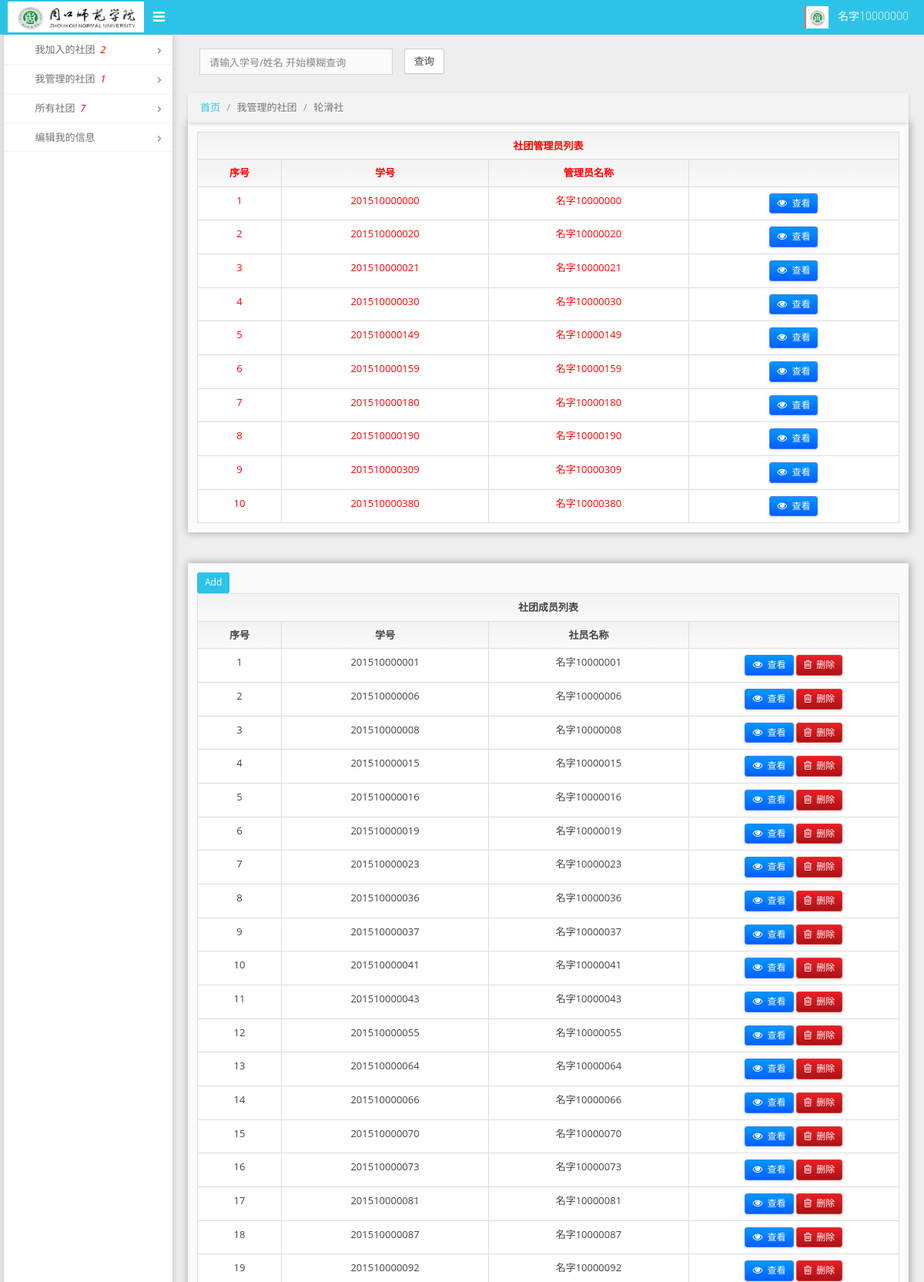
The page /club/manage/2/ (upper part) on the database its author committed.
### club/models.py (models this page shows)
class Member(models.Model):
    sid = models.CharField(unique=True, blank=False, null=False, max_length=12)
    name = models.CharField(max_length=16, null=True)
    password = models.CharField(blank=False, null=False, max_length=256, default=MEMBER_DEFAULT_PASSWORD)
    phone = models.CharField(max_length=11, null=True)
    qq = models.CharField(max_length=11, null=True)
    icon = models.CharField(max_length=256, null=True)
    token = models.CharField(max_length=256, null=True)
    is_delete = models.BooleanField(default=False)
    club = models.ManyToManyField(Club, related_name='member_club')
    admin = models.ManyToManyField(Club, related_name='member_admin')
    class Meta:
        db_table = 'member'

class Club(models.Model):
    name = models.CharField(max_length=32, unique=True, blank=False)
    is_delete = models.BooleanField(default=False)
    class Meta:
        db_table = 'club'

### club/views.py (the view)
# urls.py: url(r'^manage/(?P<club_id>\d+)/$', views.manage_club, name='manage_club'),
def manage_club(request, club_id):
    if not request.user:
        return redirect(reverse('club:login'))
    manage_club = Club.objects.filter(pk=club_id).first()
    key_word = query(request)
    if key_word:
        manage_club_admin1 = manage_club.member_club.all().filter(admin=club_id).filter(sid__contains=key_word)
        manage_club_admin2 = manage_club.member_club.all().filter(admin=club_id).filter(name__contains=key_word)
        manage_club_member1 = manage_club.member_club.all().exclude(admin=club_id).filter(sid__contains=key_word)
        manage_club_member2 = manage_club.member_club.all().exclude(admin=club_id).filter(name__contains=key_word)
        manage_club_admin = manage_club_admin1 | manage_club_admin2
        manage_club_member = manage_club_member1 | manage_club_member2
    else:
        manage_club_admin = manage_club.member_club.all().filter(admin=club_id)
        manage_club_member = manage_club.member_club.all().exclude(admin=club_id)
    data = {
        'key': key_word,
        'manage_club': manage_club,
        'manage_club_admin': manage_club_admin,
        'manage_club_member': manage_club_member,
    }
    data = merge_dict(data, user_data(request))
    return render(request, 'club/manage_list.html', context=data)

### club/def_common.py (called while the page is built)
def verify_token(token, prefix=''):
    try:
        if not token.startswith(prefix):
            return False
    except Exception:
        return False
    return True

def verify_club_token(token, prefix=CLUB_TOKEN_PREFIX):
    return verify_token(token, prefix=prefix)

def merge_dict(dict1, dict2):
    return dict(dict1, **dict2)

### club/views.py (called while the page is built)
def user_data(request):
    user = request.user
    clubs = Club.objects.all()
    data = {
        'user': user,
        'clubs': clubs,
    }
    return data

def query(request):
    key_word = request.POST.get('key_word', None)
    if key_word:
        key_word = key_word.strip()
    return key_word

### templates/club/manage_list.html (shortened to what this page needs)
{% extends 'club/club_base.html' %}
{% load static %}
{% block content_right %}
    <div class="page-content">
        <div class="page-body">
            <form action="{% url 'club:manage_club' club_id=manage_club.id %}" method="post">
                <div class="form-group" style="padding-bottom: 10px">
                    <button type="submit" class="btn btn-default" value="查询">查询</button>
                    <div class="col-sm-6" style="width: 30%">
                        <input class="form-control"
                               value="{% if key %} {{ key }} {% else %}请输入学号/姓名 开始模糊查询{% endif %}" name="key_word"
                               placeholder="请输入学号/姓名 开始模糊查询"
                               type="text">
                    </div>
                </div>
            </form>
            <div class="page-breadcrumbs">
                <ul class="breadcrumb">
                    <li>
                        <a href="{% url 'club:index' %}">首页</a>
                    </li>
                    <li class="active">我管理的社团</li>
                    <li class="active">{{ manage_club.name }}</li>
                </ul>
            </div>
            <div class="row">
                <div class="col-lg-12 col-sm-12 col-xs-12">
                    <div class="widget">
                        <div class="widget-body">
                            <div class="flip-scroll">
                                <table class="table table-bordered table-hover" style="color: red">
                                    <thead>
                                    <tr>
                                        <th class="text-center" colspan="4">社团管理员列表</th>
                                    </tr>
                                    </thead>
                                    <thead class="">
                                    <tr>
                                        <th class="text-center">序号</th>
                                        <th class="text-center">学号</th>
                                        <th class="text-center">管理员名称</th>
                                        <th class="text-center" width="30%"></th>
                                    </tr>
                                    </thead>
                                    <tbody>
                                    {% for admin in manage_club_admin %}
                                        <tr>
                                            <td align="center">{{ forloop.counter }}</td>
                                            <td align="center">{{ admin.sid }}</td>
                                            <td align="center">{{ admin.name }}</td>
                                            <td align="center">
                                                <a href="{% url 'club:see_admin' join_club_id=manage_club.id  member_id=admin.id %}"
                                                   class="btn btn-primary btn-sm shiny">
                                                    <i class="fa fa-eye"></i> 查看
                                                </a>
                                            </td>
                                        </tr>
                                    {% endfor %}
                                    </tbody>
                                </table>
                            </div>
                        </div>
                        <div class="widget-body" style="margin-top: 40px">
                            <form action="{% url 'club:add' %}" method="post">
                                <input type="submit" class="btn btn-sm btn-azure btn-addon" value="Add">
                            </form>
                            <div class="flip-scroll">
                                <table class="table table-bordered table-hover">
                                    <thead>
                                    <tr>
                                        <th class="text-center" colspan="4">社团成员列表</th>
                                    </tr>
                                    </thead>
                                    <thead class="">
                                    <tr>
                                        <th class="text-center">序号</th>
                                        <th class="text-center">学号</th>
                                        <th class="text-center">社员名称</th>
                                        <th class="text-center" width="30%"></th>
                                    </tr>
                                    </thead>
                                    <tbody>
                                    {% for member in manage_club_member %}
                                        <tr>
                                            <td align="center">{{ forloop.counter }}</td>
                                            <td align="center">{{ member.sid }}</td>
                                            <td align="center">{{ member.name }}</td>
                                            <td align="center">
                                                <a href="{% url 'club:see_admin' join_club_id=manage_club.id  member_id=member.id %}"
                                                   class="btn btn-primary btn-sm shiny">
                                                    <i class="fa fa-eye"></i> 查看
                                                </a>
                                                <a href="#"
                                                   onClick="warning('确定要删除社员 - {{ member.name }} ?', '{% url 'club:delete' club_id=manage_club.id member_id=member.id %}')"
                                                   class="btn btn-danger btn-sm shiny">
                                                    <i class="fa fa-trash-o"></i> 删除
                                                </a>
                                            </td>
                                        </tr>
                                    {% endfor %}
                                    </tbody>
                                </table>
                            </div>
                        </div>
                    </div>
                </div>
            </div>
        </div>
    </div>
{% endblock %}

### templates/club/club_base.html (shortened to what this page needs)
{% extends 'base.html' %}
{% load static %}
{% block header %}
    <div class="navbar">
        <div class="navbar-inner">
            <div class="navbar-container">
                <div class="navbar-header pull-left">
                    <a href="http://www.zknu.edu.cn/" target="_blank" class="navbar-brand">
                        <small>
                            <img src={% static 'images/logo.png' %} alt="">
                        </small>
                    </a>
                </div>
                <div class="sidebar-collapse" id="sidebar-collapse">
                    <i class="collapse-icon fa fa-bars"></i>
                </div>
                <div class="navbar-header pull-right">
                    <div class="navbar-account">
                        <ul class="account-area">
                            <li>
                                <a class="login-area dropdown-toggle" data-toggle="dropdown">
                                    <div class="avatar" title="View your public profile">
                                        <img src="{% static 'images/admin.jpg' %}">
                                    </div>
                                    <section>
                                        <h2><span class="profile"><span>{% if user.name %}
                                            {{ user.name }} {% else %}您好,请修改个人信息{% endif %}</span></span></h2>
                                    </section>
                                </a>
                            </li>
                        </ul>
                    </div>
                </div>
            </div>
        </div>
    </div>
{% endblock %}
{% block content_left %}
    <div class="main-container container-fluid">
        <div class="page-container">
            <div class="page-sidebar" id="sidebar">
                <ul class="nav sidebar-menu">
                    <li>
                        <a href="#" class="menu-dropdown">
                            <span class="menu-text">我加入的社团&nbsp;&nbsp;<i
                                    style="color: red">{{ user.club.all|length }}</i></span>
                            <i class="menu-expand"></i>
                        </a>
                    </li>
                    <li>
                        <a href="#" class="menu-dropdown">
                            <span class="menu-text">我管理的社团&nbsp;&nbsp;<i
                                    style="color: red">{{ user.admin.all|length }}</i></span>
                            <i class="menu-expand"></i>
                        </a>
                    </li>
                    <li>
                        <a href="#" class="menu-dropdown">
                            <span class="menu-text">所有社团&nbsp;&nbsp;<i style="color: red">{{ clubs|length }}</i></span>
                            <i class="menu-expand"></i>
                        </a>
                    </li>
                    <li>
                        <a href="#" class="menu-dropdown">
                            <span class="menu-text">编辑我的信息</span>
                            <i class="menu-expand"></i>
                        </a>
                    </li>
                </ul>
            </div>
        </div>
    </div>
{% endblock %}

### rows shown on the page
Member: name "名字10000000", club.all|length "2", admin.all|length "1", sid "201510000000"
Club: name "轮滑社"
Member: sid "201510000020", name "名字10000020"
Member: sid "201510000021", name "名字10000021"
Member: sid "201510000030", name "名字10000030"
Member: sid "201510000149", name "名字10000149"
Member: sid "201510000159", name "名字10000159"
Member: sid "201510000180", name "名字10000180"
Member: sid "201510000190", name "名字10000190"
Member: sid "201510000309", name "名字10000309"
Member: sid "201510000380", name "名字10000380"
Member: sid "201510000001", name "名字10000001"
Member: sid "201510000006", name "名字10000006"
Member: sid "201510000008", name "名字10000008"
Member: sid "201510000015", name "名字10000015"
Member: sid "201510000016", name "名字10000016"
Member: sid "201510000019", name "名字10000019"
Member: sid "201510000023", name "名字10000023"
Member: sid "201510000036", name "名字10000036"
Member: sid "201510000037", name "名字10000037"
Member: sid "201510000041", name "名字10000041"
Member: sid "201510000043", name "名字10000043"
Member: sid "201510000055", name "名字10000055"
Member: sid "201510000064", name "名字10000064"
Member: sid "201510000066", name "名字10000066"
Member: sid "201510000070", name "名字10000070"
Member: sid "201510000073", name "名字10000073"
Member: sid "201510000081", name "名字10000081"
Member: sid "201510000087", name "名字10000087"
Member: sid "201510000092", name "名字10000092"

### other values the page prints
{{ clubs|length }} "7"
